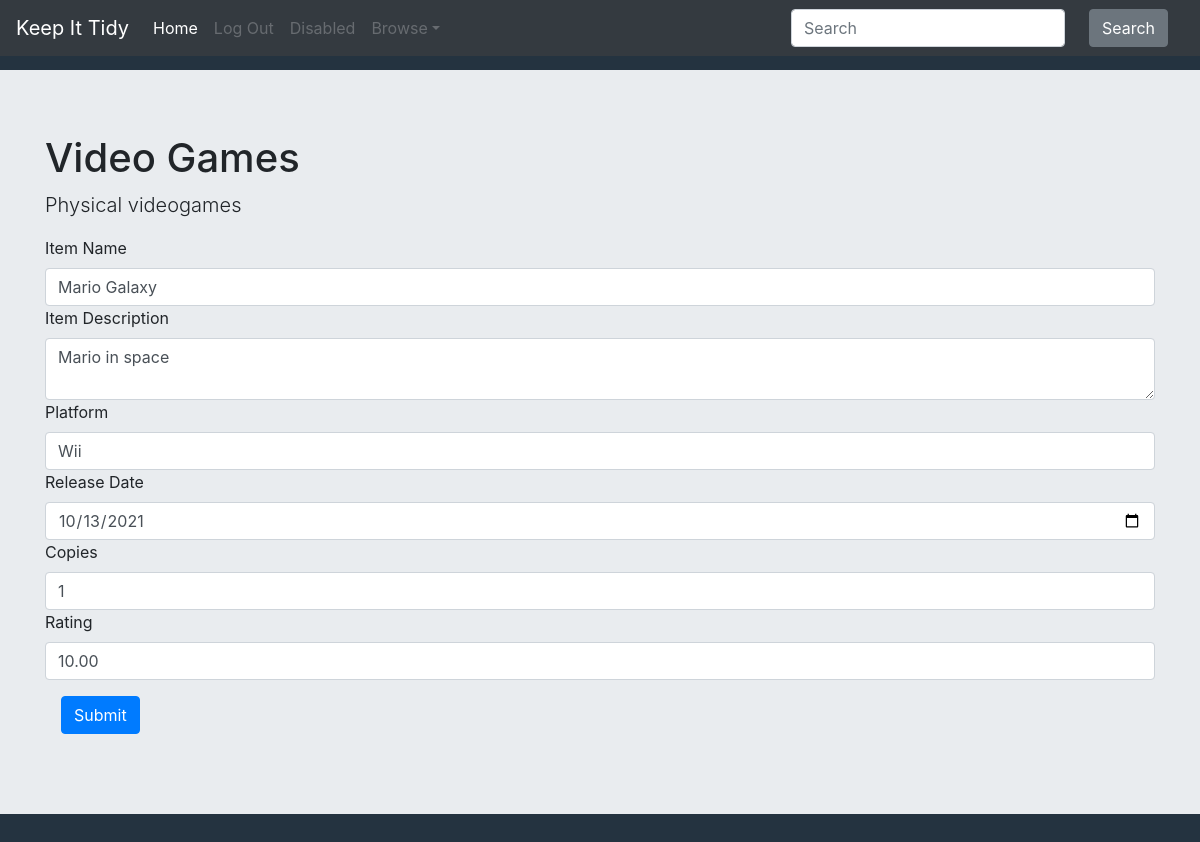
The app's page /edit_item/94 with its own data.
### KeepItTidy/models.py (models this page shows, shortened)
class Collection(models.Model):
	user = models.ForeignKey(User, on_delete=models.CASCADE, related_name="collection")
	name = models.CharField(max_length=200)
	description = models.CharField(max_length=200)

class Item(models.Model):
	name = models.CharField(max_length=200, default="item_name")
	description = models.TextField(max_length=400, null=True)
	user = models.ForeignKey(User, on_delete=models.CASCADE, related_name="item")
	collection = models.ForeignKey(Collection, on_delete=models.CASCADE, related_name="item")
	def get_fields(self):
		fields = {"id": self.id, "name": self.name, "description": self.description, "col_id": self.collection.id}
		text_fields = TextField.objects.filter(item=self)
		if len(text_fields) > 0:
			for i in text_fields:
				fields[i.name] = i.text
		boolean_fields = BooleanField.objects.filter(item=self)
		if len(boolean_fields) > 0:
			for i in boolean_fields:
				fields[i.name] = i.boolean
		date_fields = DateField.objects.filter(item=self)
		if len(date_fields) > 0:
			for i in date_fields:
				fields[i.name] = i.date.strftime("%Y-%m-%d")
		number_fields = NumberField.objects.filter(item=self)
		if len(number_fields) > 0:
			for i in number_fields:
				fields[i.name] = i.number
		decimal_fields = DecimalField.objects.filter(item=self)
		if len(decimal_fields) > 0:
			for i in decimal_fields:
				fields[i.name] = i.decimal
		image_fields = ImageField.objects.filter(item=self)
		if len(image_fields) > 0:
			for i in image_fields:
				fields[i.name] = i.image.url
		return fields

class FieldNameTypePair(models.Model):
	dictionary = models.ForeignKey(FieldDict, on_delete=models.CASCADE, related_name="name_type_pair")
	field_name = models.CharField(max_length=200)
	field_type = models.CharField(max_length=200)

class TextField(models.Model):
	name = models.CharField(max_length=200)
	collection = models.ForeignKey(Collection, on_delete=models.CASCADE, related_name="text_field")
	item = models.ForeignKey(Item, on_delete=models.CASCADE, related_name="text_field")
	text = models.CharField(max_length=500)

class DecimalField(models.Model):
	name = models.CharField(max_length=200)
	collection = models.ForeignKey(Collection, on_delete=models.CASCADE, related_name="decimal_field")
	item = models.ForeignKey(Item, on_delete=models.CASCADE, related_name="decimal_field")
	decimal = models.DecimalField(max_digits=5, decimal_places=2)

### KeepItTidy/views.py (the view)
# urls.py: path("edit_item/<int:item_id>", views.edit_item, name="edit_item"),
def edit_item(request, item_id):
	current_user = request.user
	item = Item.objects.get(id=item_id)
	print(item.get_fields())
	collection = Collection.objects.get(id=item.collection.id)
	field_dict = FieldDict.objects.get(collection=collection)
	fields = FieldNameTypePair.objects.filter(dictionary=field_dict)
	if request.method == "POST":
		if item.get_fields()['name'] == request.POST['itemName']:
			print("\nName hasn't changed\n")
		else:
			print("\nName has changed\n")
			item.name = request.POST['itemName']
			item.save()
		if item.get_fields()['description'] == request.POST['itemDescription']:
			print("\nDescription hasn't changed\n")
		else:
			print("\nDescription hasn't changed\n")
			item.description = request.POST['itemDescription']
			item.save()
		posts = request.POST.items()
		for key, value in posts:
			if key != 'itemName' and key != 'itemDescription':
				print(f"{key}: {value}")
				field_name = key.split(" / ")[0]
				field_type = key.split(" / ")[-1]
				if field_type == "text":
					field_obj = TextField.objects.get(name=field_name, item=item)
					field_obj.text = request.POST[key]
					field_obj.save()
				elif field_type == "boolean":
					field_obj = BooleanField.objects.get(name=field_name, item=item)
					if value == "true":
						field_obj.boolean = True
					elif value == "false":
						field_obj.boolean = False
					field_obj.save()
				elif field_type == "date":
					field_obj = DateField.objects.get(name=field_name, item=item)
					field_obj.date = datetime.strptime(value, "%Y-%m-%d")
					field_obj.save()
				elif field_type == "number":
					field_obj = NumberField.objects.get(name=field_name, item=item)
					field_obj.number = int(value)
					field_obj.save()
				elif field_type == "decimal":
					field_obj = DecimalField.objects.get(name=field_name, item=item)
					field_obj.decimal = float(value)
					field_obj.save()
		return render(request, 'keepittidy/edit_item.html', {
			"item": item.get_fields(),
			"user": current_user,
			"collection": collection,
			"fields": fields
			})
	else:
		return render(request, 'keepittidy/edit_item.html', {
			"item": item.get_fields(),
			"user": current_user,
			"collection": collection,
			"fields": fields
			})

### KeepItTidy/templates/keepittidy/edit_item.html (shortened to what this page needs)
{% extends "keepittidy/layout.html" %}
{% load static %}
{% block body %}
<div id="collection" class="jumbotron jumbotron-fluid">
	<div class="container">
		<h1 class="display-5">{{ collection.name }}</h1>
		<p class="lead">{{ collection.description }}</p>
	</div>
	<div class="container">
		<form action="{% url 'edit_item' item.id %}" method="post" enctype="multipart/form-data">
			<label for=itemName>Item Name</label>
			<input type="text" class="form-control itemName" name="itemName" placeholder="Item Name" required="" value="{{item.name}}">
			<label for=itemDescription>Item Description</label>
			<textarea class="form-control itemDescription" name="itemDescription" placeholder="Item Name">{{item.description}}</textarea>
			{% for field in fields %}
	        <label for="{{field.field_name}}">{{field.field_name}}</label>
	        {% if field.field_type == "text" %}
	        	{% for key, value in item.items%}
		        	{% if key == field.field_name %}
		        		<input type="text" class="form-control {{field.field_type}}" name="{{field.field_name}} / {{field.field_type}}" placeholder={{field.field_type}} value="{{ value }}">
		        	{% endif %}
	        	{% endfor %}
	        {% elif field.field_type == "date" %}
	        	{% for key, value in item.items%}
		        	{% if key == field.field_name %}
		        		<div>
		        			<input type="date" class="form-control {{field.field_type}}" name="{{field.field_name}} / {{field.field_type}}" placeholder={{field.field_type}} required value="{{ value }}">
		        		</div>
		        	{% endif %}
	        	{% endfor %}
	        {% elif field.field_type == "number" %}
	        	{% for key, value in item.items%}
		        	{% if key == field.field_name %}
		        		<div>
		        			<input type="number" step="any" class="form-control {{field.field_type}}" name="{{field.field_name}} / {{field.field_type}}" placeholder={{field.field_type}} value="{{ value }}">
		        		</div>
		        	{% endif %}
	        	{% endfor %}
	        {% elif field.field_type == "decimal" %}
	        	{% for key, value in item.items%}
		        	{% if key == field.field_name %}
		        		<div>
		        			<input type="number" step=".01" class="form-control {{field.field_type}}" name="{{field.field_name}} / {{field.field_type}}" placeholder={{field.field_type}} value="{{ value }}">
		        		</div>
		        	{% endif %}
	        	{% endfor %}
	        {% endif %}
		    {% endfor %}
		    <button type="submit" class="btn btn-primary">Submit</button>
		</form>
	</div>
</div>
{% endblock %}

### KeepItTidy/static/KeepItTidy/styles.css (style rules this page uses)
body { background-color: #243340; padding-top: 70px; }
.btn { margin: 1em; }

### records on screen
Collection: name "Video Games", description "Physical videogames"
Item: itemName "Mario Galaxy", itemDescription "Mario in space"
FieldNameTypePair: field_name "Platform"
TextField: item "Wii"
FieldNameTypePair: field_name "Release Date", item "10/13/2021"
FieldNameTypePair: field_name "Copies", item "1"
FieldNameTypePair: field_name "Rating"
DecimalField: item "10.00"
